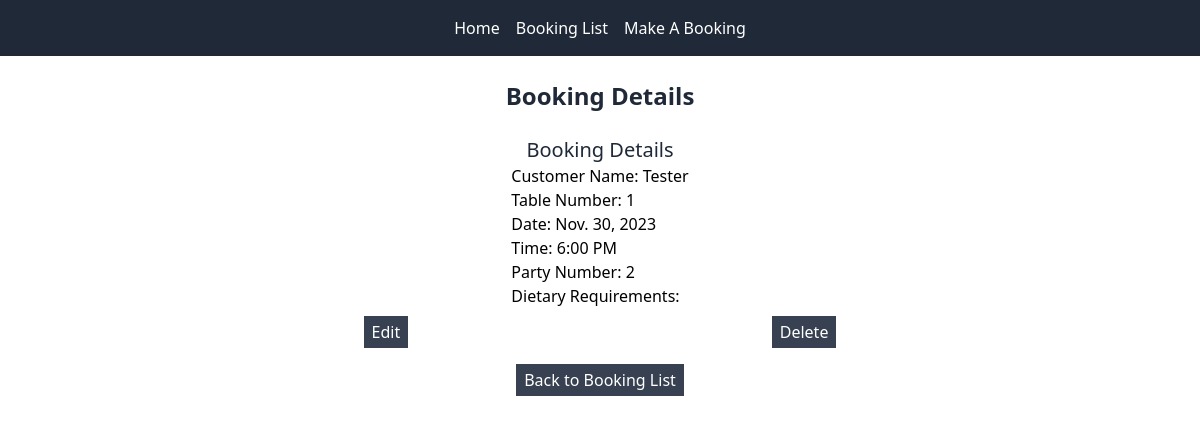
Screenshot of /booking-detail/10/ with the database file from the repository.
### tables/models.py (models this page shows, shortened)
class Table(models.Model):
    customer_name = models.CharField(max_length=50)
    customer_email = models.EmailField()
    customer_mobile = models.CharField(max_length=20)
    table_number = models.CharField(max_length=10, blank=True, null=True)
    date = models.DateField()
    time = models.IntegerField(choices=BOOKING_TIME)
    party_number = models.PositiveIntegerField()
    dietary_requirements = models.TextField(blank=True, null=True)
    created_at = models.DateTimeField(auto_now_add=True)

### tables/views.py (the view)
# urls.py: path("booking-detail/<int:pk>/", views.booking_detail, name="booking_detail"),
def booking_detail(request, pk):
    try:
        booking = Table.objects.get(pk=pk)
    except Table.DoesNotExist:
        raise Http404("Booking does not exist.")
    return render(request, "booking_details.html", {"booking": booking})

### templates/booking_details.html
{% extends 'base.html' %}
{% block content %}
<h1 class="text-center text-gray-800 text-2xl font-bold my-6">Booking Details</h1>
<div class="flex flex-col items-center justify-center">
    <h2 class="text-center text-gray-800 text-xl">Booking Details</h2>
    <div class="flex flex-col justify-evenly">
        <p>Customer Name: {{ booking.customer_name }}</p>
        <p>Table Number: {{ booking.table_number }}</p>
        <p>Date: {{ booking.date }}</p>
        <p>Time: {{ booking.get_time_display }}</p>
        <p>Party Number: {{ booking.party_number }}</p>
        <p>Dietary Requirements: {{ booking.dietary_requirements }}</p>
    </div>
    <div class="flex justify-evenly w-full my-2">
        <a href="{% url 'booking_edit' booking.id %}" class="bg-gray-700 text-white px-2 py-1">Edit</a>
        <a href="{% url 'booking_delete' booking.id %}" class="bg-gray-700 text-white px-2 py-1">Delete</a>
    </div>
    <a href="{% url 'booking_list' %}" class="bg-gray-700 text-white px-2 py-1 my-2">Back to Booking List</a>
</div>
{% endblock %}

### rows the page displays
Table: customer_name "Tester", table_number "1", date "Nov. 30, 2023", time "6:00 PM", party_number "2"
